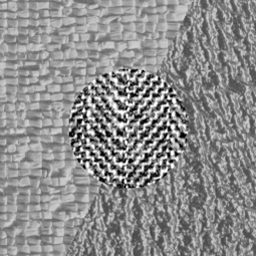
%> input picture Image Clustering/Project4/mosaicB.bmp, 256 x 256 px
$ octave K_means_run_this_B_FIRST.m   (GNU Octave 9; MATLAB toolbox functions it lacks are replaced by stand-ins)
%> lines starting %> are read from the running program, lines starting %| are printed output that depends on the picture
### Texture Classification/Gabor/gaborconvolve.m
% GABORCONVOLVE - function for convolving image with log-Gabor filters
%
% Usage: EO = gaborconvolve(im,  nscale, norient, minWaveLength, mult, ...
%			    sigmaOnf, dThetaOnSigma)
%
% Arguments:
% The convolutions are done via the FFT.  Many of the parameters relate
% to the specification of the filters in the frequency plane.
%
%   Variable       Suggested   Description
%   name           value
%  ----------------------------------------------------------
%    im                        Image to be convolved.
%    nscale          = 4;      Number of wavelet scales.
%    norient         = 6;      Number of filter orientations.
%    minWaveLength   = 3;      Wavelength of smallest scale filter.
%    mult            = 2;      Scaling factor between successive filters.
%    sigmaOnf        = 0.65;   Ratio of the standard deviation of the
%                              Gaussian describing the log Gabor filter's transfer function
%	                       in the frequency domain to the filter center frequency.
%    dThetaOnSigma   = 1.5;    Ratio of angular interval between filter orientations
%			       and the standard deviation of the angular Gaussian
%			       function used to construct filters in the
%                              freq. plane.
%
% Returns:
%
%   EO a 2D cell array of complex valued convolution results
%
%        EO{s,o} = convolution result for scale s and orientation o.
%        The real part is the result of convolving with the even
%        symmetric filter, the imaginary part is the result from
%        convolution with the odd symmetric filter.
%
%        Hence:
%        abs(EO{s,o}) returns the magnitude of the convolution over the
%                     image at scale s and orientation o.
%        angle(EO{s,o}) returns the phase angles.
%
%
% Notes on filter settings to obtain even coverage of the spectrum
% dthetaOnSigma 1.5
% sigmaOnf  .85   mult 1.3
% sigmaOnf  .75   mult 1.6     (bandwidth ~1 octave)
% sigmaOnf  .65   mult 2.1
% sigmaOnf  .55   mult 3       (bandwidth ~2 octaves)
%
% For maximum speed the input image should be square and have a
% size that is a power of 2, but the code will operate on images
% of arbitrary size.
%

% For details of log-Gabor filters see:
% D. J. Field, "Relations Between the Statistics of Natural Images and the
% Response Properties of Cortical Cells", Journal of The Optical Society of
% America A, Vol 4, No. 12, December 1987. pp 2379-2394
%
% Author: Peter Kovesi
% Department of Computer Science & Software Engineering
% The University of Western Australia
% pk@cs.uwa.edu.au  www.cs.uwa.edu.au/~pk
%
% May 2001


function EO = gaborconvolve(im, nscale, norient, minWaveLength, mult, ...
			    sigmaOnf, dThetaOnSigma)

[rows cols] = size(im);
imagefft = fft2(im);                 % Fourier transform of image
EO = cell(nscale, norient);          % Pre-allocate cell array

% Pre-compute some stuff to speed up filter construction

x = ones(rows,1) * (-cols/2 : (cols/2 - 1))/(cols/2);
y = (-rows/2 : (rows/2 - 1))' * ones(1,cols)/(rows/2);
radius = sqrt(x.^2 + y.^2);       % Matrix values contain *normalised* radius from centre.
radius(round(rows/2+1),round(cols/2+1)) = 1; % Get rid of the 0 radius value in the middle
                                             % so that taking the log of the radius will
                                             % not cause trouble.

% Precompute sine and cosine of the polar angle of all pixels about the
% centre point

theta = atan2(-y,x);              % Matrix values contain polar angle.
                                  % (note -ve y is used to give +ve
                                  % anti-clockwise angles)
sintheta = sin(theta);
costheta = cos(theta);
clear x; clear y; clear theta;      % save a little memory

thetaSigma = pi/norient/dThetaOnSigma;  % Calculate the standard deviation of the
                                        % angular Gaussian function used to
                                        % construct filters in the freq. plane.
% The main loop...

for o = 1:norient,                   % For each orientation.
 % fprintf('Processing orientation %d \n', o);
  angl = (o-1)*pi/norient;           % Calculate filter angle.
  wavelength = minWaveLength;        % Initialize filter wavelength.

  % Pre-compute filter data specific to this orientation
  % For each point in the filter matrix calculate the angular distance from the
  % specified filter orientation.  To overcome the angular wrap-around problem
  % sine difference and cosine difference values are first computed and then
  % the atan2 function is used to determine angular distance.

  ds = sintheta * cos(angl) - costheta * sin(angl);     % Difference in sine.
  dc = costheta * cos(angl) + sintheta * sin(angl);     % Difference in cosine.
  dtheta = abs(atan2(ds,dc));                           % Absolute angular distance.
  spread = exp((-dtheta.^2) / (2 * thetaSigma^2));      % Calculate the angular filter component.

  for s = 1:nscale,                  % For each scale.

    % Construct the filter - first calculate the radial filter component.
    fo = 1.0/wavelength;                  % Centre frequency of filter.
    rfo = fo/0.5;                         % Normalised radius from centre of frequency plane
                                          % corresponding to fo.
    logGabor = exp((-(log(radius/rfo)).^2) / (2 * log(sigmaOnf)^2));
    logGabor(round(rows/2+1),round(cols/2+1)) = 0; % Set the value at the center of the filter
                                                   % back to zero (undo the radius fudge).

    filter = fftshift(logGabor .* spread); % Multiply by the angular spread to get the filter
                                           % and swap quadrants to move zero frequency
                                           % to the corners.

    % Do the convolution, back transform, and save the result in EO
    EO{s,o} = ifft2(imagefft .* filter);

    wavelength = wavelength * mult;       % Finally calculate Wavelength of next filter
  end                                     % ... and process the next scale

end  % For each orientation

### Image Clustering/Mosiac B/K_means_run_this_B_FIRST.m
clear
tic
image = imread('mosaicB.bmp');
%> image is the input picture: size 256x256 uint8; min 0, max 255, mean 140.3
map_img = imread('mapB.bmp');
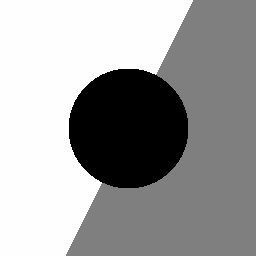
%> input picture Image Clustering/Project4/mapB.bmp, 256 x 256 px
%> map_img: size 256x256 uint8; min 0, max 2, mean 1.25

v = VideoWriter('Kmeans_animate_5_B.avi'); %output vid file name
v.FrameRate = 4; %setting fps
open(v); %opening to begin writing


Num_scale=5;
Num_orien=8;

%gabor on the mosaic
gabor_on_big = gaborconvolve(image,Num_scale,Num_orien,3,2,0.65,1.5);
%> in gaborconvolve, `radius(round(rows/2+1),round(cols/2+1)) = 1;`:
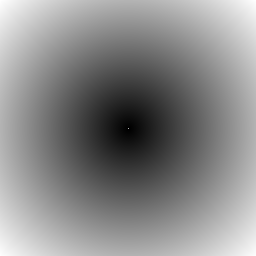
%> radius: size 256x256 double; min 0.00781, max 1.41, mean 0.765; drawn with min black and max white
%> after the loop in gaborconvolve, `for o = 1:norient,`:
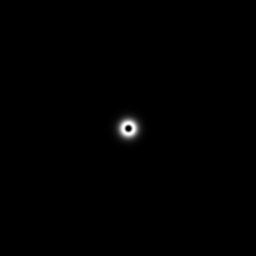
%> logGabor: size 256x256 double; min 0, max 1, mean 0.00427
%> after the loop in gaborconvolve, `for o = 1:norient,`: EO = 40 items
%> gabor_on_big = 40 items
%from 6*4 to make it 1*24
gob_op_big = gabor_on_big(:)';
%> gob_op_big = 40 items

% calculating the abs value of each element in the 1*24 cell array


for i = 1 : size(gob_op_big,1)
    for j = 1 : size(gob_op_big,2)

        gob_bigop_abs{i,j} = abs(gob_op_big{i,j});
    end
end
%> this loop made 1 pass
%> after the loop, gob_bigop_abs = 40 items

%main goal is to form the feature vector table of each pixel
% a table matching the dimesnsions of the image has to be created
% which consists of all the feature vectors of each pixel

%splitting all the pixels from each gabor op to be placed together


%> (the run ends here)
